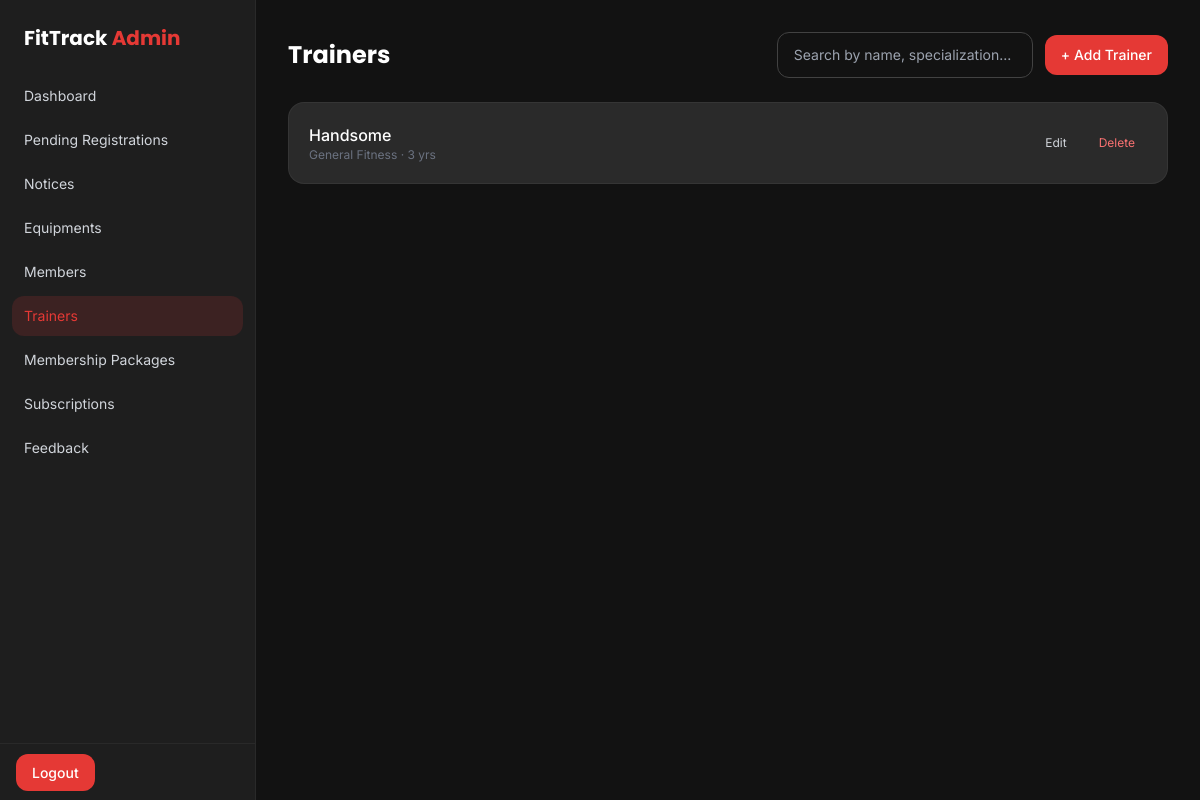
The app's page /management/trainers/ (signed in), older data.
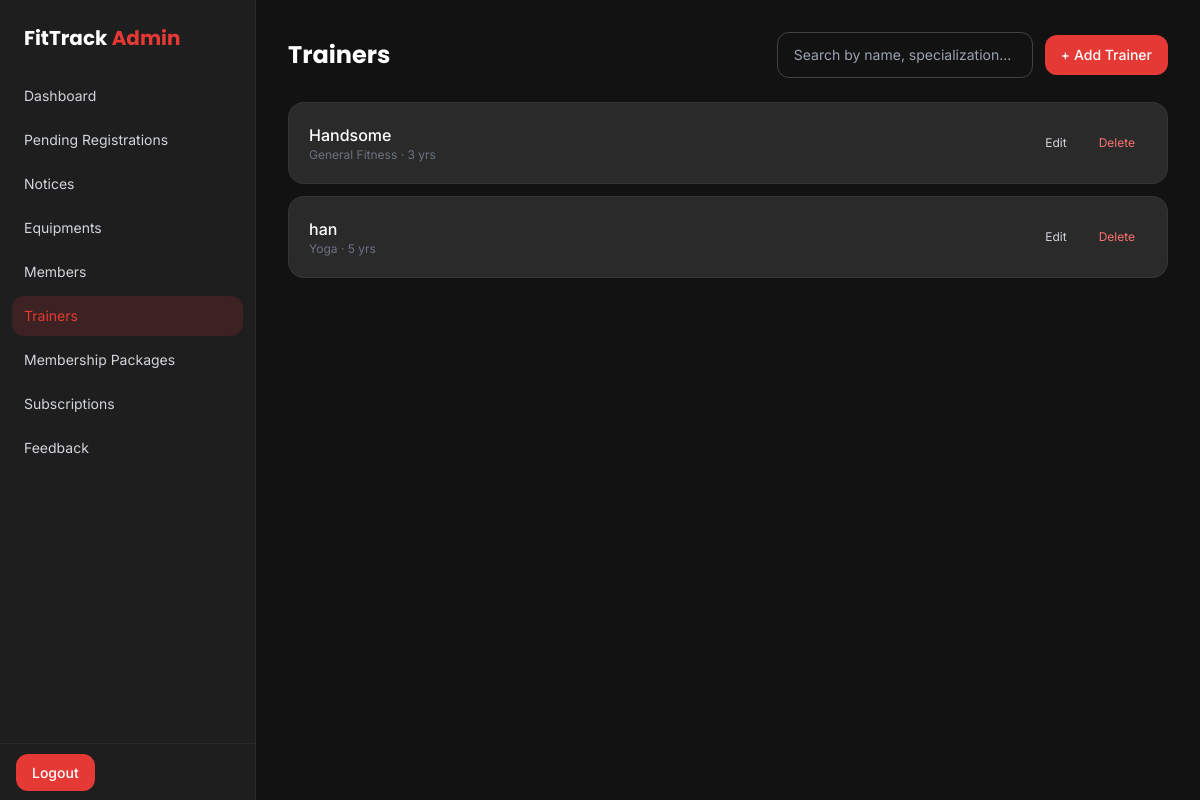
The same page, newer data.
### app/models.py (models this page shows, shortened)
class Trainer(models.Model):
    SPECIALIZATION_CHOICES = (
        ('strength', 'Strength Training'),
        ('cardio', 'Cardio'),
        ('yoga', 'Yoga'),
        ('crossfit', 'CrossFit'),
        ('nutrition', 'Nutrition Coaching'),
        ('rehab', 'Rehabilitation'),
        ('general', 'General Fitness'),
    )
    name = models.CharField(max_length=150)
    photo = models.ImageField(upload_to='trainer_pics/', blank=True, null=True)
    specialization = models.CharField(max_length=20, choices=SPECIALIZATION_CHOICES, default='general')
    experience_years = models.PositiveIntegerField(default=0)
    bio = models.TextField(blank=True)
    certifications = models.CharField(max_length=255, blank=True, help_text="Comma-separated, e.g. ACE, NASM")
    contact = models.CharField(max_length=15, blank=True)
    email = models.EmailField(blank=True)
    available_days = models.CharField(max_length=100, blank=True, help_text="e.g. Mon-Fri, 6AM-8PM")
    is_active = models.BooleanField(default=True, help_text="Uncheck if trainer is no longer with the gym")
    class Meta:
        ordering = ['name']

### adminpanel/views.py (the view)
# urls.py: path('trainers/', views.admin_trainers, name='admin_trainers'),
@staff_required
def admin_trainers(request):
    query = request.GET.get('q', '').strip()
    trainers = Trainer.objects.all()
    if query:
        trainers = trainers.filter(
            Q(name__icontains=query) |
            Q(specialization__icontains=query) |
            Q(certifications__icontains=query)
        )
    return render(request, 'adminpanel/trainers.html', {'trainers': trainers, 'query': query})

### app/membership.py (called while the page is built)
def is_membership_blocked(user):
    if not user.is_authenticated or user.is_staff or user.is_superuser:
        return False
    latest = latest_subscription(user)
    if latest is None:
        return False
    return latest.end_date + timedelta(days=GRACE_DAYS) < timezone.localdate()

### adminpanel/templates/adminpanel/trainers.html
{% extends 'adminpanel/base.html' %}
{% block content %}
<div class="flex items-center justify-between mb-6 gap-4 flex-wrap">
    <h1 class="font-display text-2xl font-bold">Trainers</h1>
    <div class="flex items-center gap-3">
        <form method="get" class="flex">
            <input type="text" name="q" value="{{ query }}" placeholder="Search by name, specialization..."
                   class="admin-input w-64 text-sm">
        </form>
        <a href="{% url 'admin_trainer_add' %}" class="bg-primary hover:bg-red-600 text-white text-sm font-medium px-4 py-2.5 rounded-xl transition-colors whitespace-nowrap">
            + Add Trainer
        </a>
    </div>
</div>
<div class="space-y-3">
    {% for trainer in trainers %}
    <div class="bg-dark-card border border-white/5 rounded-2xl p-5 flex items-center justify-between">
        <div>
            <p class="text-white font-medium">{{ trainer.name }}</p>
            <p class="text-xs text-gray-500">{{ trainer.get_specialization_display }} · {{ trainer.experience_years }} yrs</p>
        </div>
        <div class="flex gap-2">
            <a href="{% url 'admin_trainer_edit' trainer.id %}" class="text-xs text-gray-300 hover:text-primary px-3 py-1.5">Edit</a>
            <a href="{% url 'admin_trainer_delete' trainer.id %}" onclick="return confirm('Delete this trainer?');" class="text-xs text-red-400 hover:text-red-300 px-3 py-1.5">Delete</a>
        </div>
    </div>
    {% empty %}
    <p class="text-gray-500 text-sm">No trainers yet.</p>
    {% endfor %}
</div>
{% endblock %}

Row changes from the older to the newer data that the page shows:
added Trainer: name "han", specialization "Yoga", experience_years "5"
